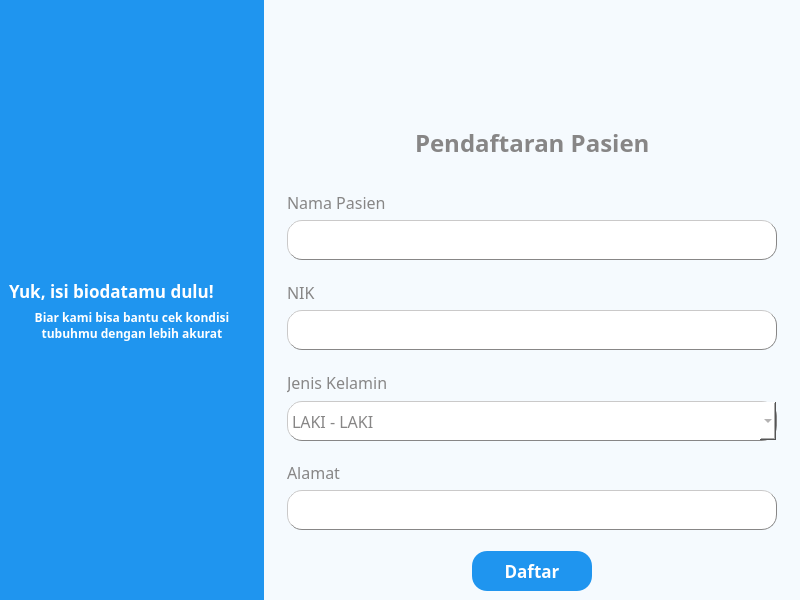
<?xml version="1.0" encoding="UTF-8"?>
<ui version="4.0">
 <class>MainWindow</class>
 <widget class="QMainWindow" name="MainWindow">
  <property name="geometry">
   <rect>
    <x>0</x>
    <y>0</y>
    <width>800</width>
    <height>600</height>
   </rect>
  </property>
  <property name="windowTitle">
   <string>MainWindow</string>
  </property>
  <property name="styleSheet">
   <string notr="true">background-color: rgb(245, 250, 254);</string>
  </property>
  <widget class="QWidget" name="centralwidget">
   <layout class="QGridLayout" name="gridLayout">
    <property name="leftMargin">
     <number>0</number>
    </property>
    <property name="topMargin">
     <number>0</number>
    </property>
    <property name="rightMargin">
     <number>0</number>
    </property>
    <property name="bottomMargin">
     <number>0</number>
    </property>
    <property name="spacing">
     <number>0</number>
    </property>
    <item row="0" column="0">
     <widget class="QWidget" name="widget" native="true">
      <property name="styleSheet">
       <string notr="true">background-color: rgb(31, 149, 239);</string>
      </property>
      <layout class="QVBoxLayout" name="verticalLayout_4">
       <item>
        <layout class="QVBoxLayout" name="verticalLayout_3">
         <item>
          <spacer name="verticalSpacer">
           <property name="orientation">
            <enum>Qt::Orientation::Vertical</enum>
           </property>
           <property name="sizeHint" stdset="0">
            <size>
             <width>20</width>
             <height>40</height>
            </size>
           </property>
          </spacer>
         </item>
         <item>
          <layout class="QVBoxLayout" name="verticalLayout_2">
           <item>
            <widget class="QLabel" name="label">
             <property name="text">
              <string/>
             </property>
             <property name="pixmap">
              <pixmap resource="resources.qrc">:/src/images/img_daftar_3.png</pixmap>
             </property>
            </widget>
           </item>
           <item>
            <layout class="QVBoxLayout" name="verticalLayout">
             <item>
              <widget class="QLabel" name="label_2">
               <property name="font">
                <font>
                 <family>Poppins</family>
                 <pointsize>13</pointsize>
                 <bold>true</bold>
                </font>
               </property>
               <property name="styleSheet">
                <string notr="true">color: rgb(255, 255, 255);</string>
               </property>
               <property name="text">
                <string>Yuk, isi biodatamu dulu!</string>
               </property>
              </widget>
             </item>
             <item>
              <widget class="QLabel" name="label_3">
               <property name="font">
                <font>
                 <family>Poppins</family>
                 <pointsize>9</pointsize>
                 <bold>true</bold>
                </font>
               </property>
               <property name="styleSheet">
                <string notr="true">color: rgb(255, 255, 255);</string>
               </property>
               <property name="text">
                <string>Biar kami bisa bantu cek kondisi tubuhmu dengan lebih akurat</string>
               </property>
               <property name="alignment">
                <set>Qt::AlignmentFlag::AlignCenter</set>
               </property>
               <property name="wordWrap">
                <bool>true</bool>
               </property>
              </widget>
             </item>
            </layout>
           </item>
          </layout>
         </item>
         <item>
          <spacer name="verticalSpacer_2">
           <property name="orientation">
            <enum>Qt::Orientation::Vertical</enum>
           </property>
           <property name="sizeHint" stdset="0">
            <size>
             <width>20</width>
             <height>40</height>
            </size>
           </property>
          </spacer>
         </item>
        </layout>
       </item>
      </layout>
     </widget>
    </item>
    <item row="0" column="1">
     <widget class="QWidget" name="widget_2" native="true">
      <layout class="QVBoxLayout" name="verticalLayout_11">
       <item>
        <layout class="QVBoxLayout" name="verticalLayout_10">
         <item>
          <layout class="QHBoxLayout" name="horizontalLayout_2">
           <item>
            <spacer name="horizontalSpacer_2">
             <property name="orientation">
              <enum>Qt::Orientation::Horizontal</enum>
             </property>
             <property name="sizeHint" stdset="0">
              <size>
               <width>40</width>
               <height>20</height>
              </size>
             </property>
            </spacer>
           </item>
           <item>
            <layout class="QHBoxLayout" name="horizontalLayout">
             <item>
              <widget class="QLabel" name="img_dikbud">
               <property name="text">
                <string/>
               </property>
               <property name="pixmap">
                <pixmap resource="resources.qrc">:/src/images/heti-50.png</pixmap>
               </property>
              </widget>
             </item>
             <item>
              <widget class="QLabel" name="img_its">
               <property name="text">
                <string/>
               </property>
               <property name="pixmap">
                <pixmap resource="resources.qrc">:/src/images/Lambang ITS 50.png</pixmap>
               </property>
              </widget>
             </item>
            </layout>
           </item>
           <item>
            <spacer name="horizontalSpacer_3">
             <property name="orientation">
              <enum>Qt::Orientation::Horizontal</enum>
             </property>
             <property name="sizeHint" stdset="0">
              <size>
               <width>40</width>
               <height>20</height>
              </size>
             </property>
            </spacer>
           </item>
          </layout>
         </item>
         <item>
          <layout class="QHBoxLayout" name="horizontalLayout_3">
           <item>
            <spacer name="horizontalSpacer_4">
             <property name="orientation">
              <enum>Qt::Orientation::Horizontal</enum>
             </property>
             <property name="sizeHint" stdset="0">
              <size>
               <width>40</width>
               <height>20</height>
              </size>
             </property>
            </spacer>
           </item>
           <item>
            <widget class="QLabel" name="tv_header_sign_up">
             <property name="font">
              <font>
               <family>Poppins</family>
               <pointsize>18</pointsize>
               <bold>true</bold>
              </font>
             </property>
             <property name="styleSheet">
              <string notr="true">color: rgb(135, 134, 134);</string>
             </property>
             <property name="text">
              <string>Pendaftaran Pasien</string>
             </property>
            </widget>
           </item>
           <item>
            <spacer name="horizontalSpacer_5">
             <property name="orientation">
              <enum>Qt::Orientation::Horizontal</enum>
             </property>
             <property name="sizeHint" stdset="0">
              <size>
               <width>40</width>
               <height>20</height>
              </size>
             </property>
            </spacer>
           </item>
          </layout>
         </item>
         <item>
          <layout class="QHBoxLayout" name="horizontalLayout_4">
           <item>
            <spacer name="horizontalSpacer_6">
             <property name="orientation">
              <enum>Qt::Orientation::Horizontal</enum>
             </property>
             <property name="sizeHint" stdset="0">
              <size>
               <width>18</width>
               <height>20</height>
              </size>
             </property>
            </spacer>
           </item>
           <item>
            <layout class="QVBoxLayout" name="verticalLayout_9">
             <item>
              <layout class="QVBoxLayout" name="verticalLayout_5">
               <property name="bottomMargin">
                <number>15</number>
               </property>
               <item>
                <widget class="QLabel" name="tv_name">
                 <property name="font">
                  <font>
                   <family>Poppins</family>
                   <pointsize>12</pointsize>
                   <kerning>true</kerning>
                  </font>
                 </property>
                 <property name="styleSheet">
                  <string notr="true">color: rgb(135, 134, 134);</string>
                 </property>
                 <property name="text">
                  <string>Nama Pasien</string>
                 </property>
                </widget>
               </item>
               <item>
                <widget class="QLineEdit" name="et_username">
                 <property name="minimumSize">
                  <size>
                   <width>490</width>
                   <height>40</height>
                  </size>
                 </property>
                 <property name="maximumSize">
                  <size>
                   <width>480</width>
                   <height>40</height>
                  </size>
                 </property>
                 <property name="styleSheet">
                  <string notr="true">background-color: rgb(255, 255, 255);
border: 1px outset rgb(135, 134, 134);
border-radius: 15px;</string>
                 </property>
                </widget>
               </item>
              </layout>
             </item>
             <item>
              <layout class="QVBoxLayout" name="verticalLayout_6">
               <property name="bottomMargin">
                <number>15</number>
               </property>
               <item>
                <widget class="QLabel" name="tv_nik">
                 <property name="font">
                  <font>
                   <family>Poppins</family>
                   <pointsize>12</pointsize>
                   <kerning>true</kerning>
                  </font>
                 </property>
                 <property name="styleSheet">
                  <string notr="true">color: rgb(135, 134, 134);</string>
                 </property>
                 <property name="text">
                  <string>NIK</string>
                 </property>
                </widget>
               </item>
               <item>
                <widget class="QLineEdit" name="et_nik">
                 <property name="minimumSize">
                  <size>
                   <width>490</width>
                   <height>40</height>
                  </size>
                 </property>
                 <property name="maximumSize">
                  <size>
                   <width>490</width>
                   <height>40</height>
                  </size>
                 </property>
                 <property name="styleSheet">
                  <string notr="true">background-color: rgb(255, 255, 255);
border: 1px outset rgb(135, 134, 134);
border-radius: 15px;</string>
                 </property>
                </widget>
               </item>
              </layout>
             </item>
             <item>
              <layout class="QVBoxLayout" name="verticalLayout_7">
               <property name="bottomMargin">
                <number>15</number>
               </property>
               <item>
                <widget class="QLabel" name="tv_sex">
                 <property name="font">
                  <font>
                   <family>Poppins</family>
                   <pointsize>12</pointsize>
                   <kerning>true</kerning>
                  </font>
                 </property>
                 <property name="styleSheet">
                  <string notr="true">color: rgb(135, 134, 134);</string>
                 </property>
                 <property name="text">
                  <string>Jenis Kelamin</string>
                 </property>
                </widget>
               </item>
               <item>
                <widget class="QComboBox" name="et_sex">
                 <property name="minimumSize">
                  <size>
                   <width>490</width>
                   <height>40</height>
                  </size>
                 </property>
                 <property name="maximumSize">
                  <size>
                   <width>490</width>
                   <height>37</height>
                  </size>
                 </property>
                 <property name="font">
                  <font>
                   <family>Poppins</family>
                   <pointsize>12</pointsize>
                  </font>
                 </property>
                 <property name="styleSheet">
                  <string notr="true">background-color: rgb(255, 255, 255);
border: 1px outset rgb(135, 134, 134);
border-radius: 15px;
color: rgb(135, 134, 134);</string>
                 </property>
                 <item>
                  <property name="text">
                   <string>LAKI - LAKI</string>
                  </property>
                 </item>
                 <item>
                  <property name="text">
                   <string>PEREMPUAN</string>
                  </property>
                 </item>
                </widget>
               </item>
              </layout>
             </item>
             <item>
              <layout class="QVBoxLayout" name="verticalLayout_8">
               <property name="bottomMargin">
                <number>15</number>
               </property>
               <item>
                <widget class="QLabel" name="tv_address">
                 <property name="font">
                  <font>
                   <family>Poppins</family>
                   <pointsize>12</pointsize>
                   <kerning>true</kerning>
                  </font>
                 </property>
                 <property name="styleSheet">
                  <string notr="true">color: rgb(135, 134, 134);</string>
                 </property>
                 <property name="text">
                  <string>Alamat</string>
                 </property>
                </widget>
               </item>
               <item>
                <widget class="QLineEdit" name="et_address">
                 <property name="minimumSize">
                  <size>
                   <width>490</width>
                   <height>40</height>
                  </size>
                 </property>
                 <property name="maximumSize">
                  <size>
                   <width>490</width>
                   <height>40</height>
                  </size>
                 </property>
                 <property name="styleSheet">
                  <string notr="true">background-color: rgb(255, 255, 255);
border: 1px outset rgb(135, 134, 134);
border-radius: 15px;</string>
                 </property>
                </widget>
               </item>
              </layout>
             </item>
            </layout>
           </item>
           <item>
            <spacer name="horizontalSpacer_7">
             <property name="orientation">
              <enum>Qt::Orientation::Horizontal</enum>
             </property>
             <property name="sizeHint" stdset="0">
              <size>
               <width>17</width>
               <height>20</height>
              </size>
             </property>
            </spacer>
           </item>
          </layout>
         </item>
         <item>
          <layout class="QHBoxLayout" name="horizontalLayout_5">
           <item>
            <spacer name="horizontalSpacer_8">
             <property name="orientation">
              <enum>Qt::Orientation::Horizontal</enum>
             </property>
             <property name="sizeHint" stdset="0">
              <size>
               <width>40</width>
               <height>20</height>
              </size>
             </property>
            </spacer>
           </item>
           <item>
            <widget class="QPushButton" name="btn_sign_up">
             <property name="minimumSize">
              <size>
               <width>120</width>
               <height>40</height>
              </size>
             </property>
             <property name="maximumSize">
              <size>
               <width>120</width>
               <height>40</height>
              </size>
             </property>
             <property name="font">
              <font>
               <family>Poppins</family>
               <pointsize>13</pointsize>
               <bold>true</bold>
              </font>
             </property>
             <property name="styleSheet">
              <string notr="true">background-color: rgb(31, 149, 239);
color: rgb(255, 255, 255);
border-style:outset;
border-radius:15px</string>
             </property>
             <property name="text">
              <string>Daftar</string>
             </property>
            </widget>
           </item>
           <item>
            <spacer name="horizontalSpacer_9">
             <property name="orientation">
              <enum>Qt::Orientation::Horizontal</enum>
             </property>
             <property name="sizeHint" stdset="0">
              <size>
               <width>40</width>
               <height>20</height>
              </size>
             </property>
            </spacer>
           </item>
          </layout>
         </item>
        </layout>
       </item>
      </layout>
     </widget>
    </item>
   </layout>
  </widget>
 </widget>
 <resources>
  <include location="resources.qrc"/>
 </resources>
 <connections/>
</ui>
